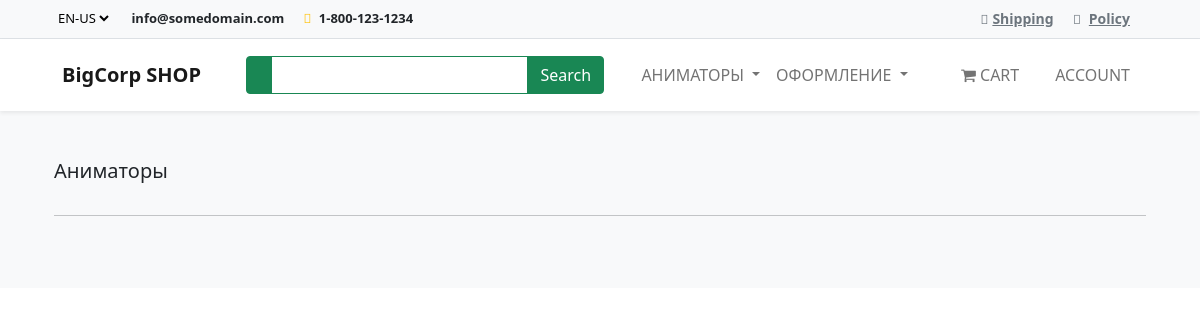
The page /shop/search/animatory/ on the database its author committed.
### shop/models.py (models this page shows, shortened)
class Category(models.Model):
    name = models.CharField("Категория", max_length=250, db_index=True)
    parent = models.ForeignKey('self', on_delete=models.CASCADE, related_name='children', blank=True, null=True
                               )
    slug = models.SlugField('URL', max_length=250,
                            unique=True, null=False, editable=True)
    created_at = models.DateTimeField('Дата создания', auto_now_add=True)
    class Meta:
        unique_together = (['slug', 'parent'])
        verbose_name = 'Категория'
        verbose_name_plural = 'Категории'
    def get_absolute_url(self):
        return reverse("shop:category-list", args=[str(self.slug)])

### shop/views.py (the view)
# urls.py: path('search/<slug:slug>/', category_list, name='category-list'),
def category_list(request, slug):
    category = get_object_or_404(Category, slug=slug)
    products = ProductProxy.objects.select_related('category').filter(category=category)
    context = {'category': category, 'products': products}
    return render(request, 'shop/category_list.html', context)

### shop/context_processors.py (called while the page is built)
def categories(request):
    categories = Category.objects.filter(parent=None)
    return {'categories': categories}

### shop/models.py (called while the page is built)
    def get_queryset(self):
        return super(ProductManager, self).get_queryset().filter(available=True)

### shop/templates/shop/category_list.html (shortened to what this page needs)
{% extends "base.html" %}
{% load static %}
{% block content %}
<main>
  <div class="album py-5 bg-light">
    <div class="container">
      <div class="pb-3 h5"> {{category.name|capfirst}} </div>
      <hr>
      <br>
    </div>
  </div>
</main>
{% endblock %}

### shop/templates/base.html (shortened to what this page needs)
<!DOCTYPE html>
{% load static %}
<html>
  <head>
    <link
      rel="stylesheet"
      href="https://bootswatch.com/5/flatly/bootstrap.min.css"
    />
    <link
      rel="stylesheet"
      href="https://cdnjs.cloudflare.com/ajax/libs/font-awesome/4.7.0/css/font-awesome.min.css"
    />
    <link
      href="https://cdn.jsdelivr.net/npm/bootstrap@5.1.3/dist/css/bootstrap.min.css"
      rel="stylesheet"
    />
  </head>
  <body>
    <div class="superNav border-bottom py-2 bg-light">
      <div class="container">
        <div class="row">
          <div class="col-lg-6 col-md-6 col-sm-12 col-xs-12 centerOnMobile">
            <select class="me-3 border-0 bg-light">
              <option value="en-us">EN-US</option>
            </select>
            <span
              class="d-none d-lg-inline-block d-md-inline-block d-sm-inline-block d-xs-none me-3"
              ><strong>info@somedomain.com</strong></span
            >
            <span class="me-3"
              ><i class="fa-solid fa-phone me-1 text-warning"></i>
              <strong>1-800-123-1234</strong></span
            >
          </div>
          <div
            class="col-lg-6 col-md-6 col-sm-12 col-xs-12 d-none d-lg-block d-md-block-d-sm-block d-xs-none text-end"
          >
            <span class="me-3"
              ><i class="fa-solid fa-truck text-muted me-1"></i
              ><a class="text-muted" href="#">Shipping</a></span
            >
            <span class="me-3"
              ><i class="fa-solid fa-file text-muted me-2"></i
              ><a class="text-muted" href="#">Policy</a></span
            >
          </div>
        </div>
      </div>
    </div>
    <nav
      class="navbar navbar-expand-lg bg-white sticky-top navbar-light p-3 shadow-sm "
    >
      <div class="container">
        <a class="navbar-brand" href="#"
          >
          <strong>BigCorp SHOP</strong></a
        >
        <div class="collapse navbar-collapse" id="navbarNavDropdown">
          <div class="ms-auto d-none d-lg-block">
            <div class="input-group">
              <span
                class="border-success input-group-text bg-success text-white"
                ></span>
              <input
                type="text"
                class="form-control border-success"
                style="color: #7a7a7a"
              />
              <button class="btn btn-success text-white">Search</button>
            </div>
          </div>
          <ul class="navbar-nav ms-auto">
            {% for i in categories %}
            {% if not i.children.all %}
              <li class="nav-item">
                <a class="nav-link" href="{{i.get_absolute_url}}">{{i.name|upper }}</a>
              </li>
            {% else %}
              <li class="nav-item dropdown">
                <a
                  class="nav-link dropdown-toggle"
                  href="{{i.get_absolute_url}}"
                  id="navbarDropdownMenuLink"
                  data-toggle="dropdown"
                  aria-haspopup="true"
                  aria-expanded="false"
                >
                {{i.name|upper}}
              </a>
            </li>
            {% endif %} {% endfor %}
          </ul>
          <ul class="navbar-nav ms-auto">
            <li class="nav-item">
              <a class="nav-link mx-2 text-uppercase" href="#"
                > <i class="fa fa-shopping-cart" aria-hidden="true"> </i> Cart</a
              >
            </li>
            <li class="nav-item">
              <a class="nav-link mx-2 text-uppercase" href="#"
                > Account</a
              >
            </li>
          </ul>
        </div>
      </div>
    </nav>
    {% block content %}
    {% endblock %}
  </body>
</html>

### shop/templates/base.html (style rules this page uses)
a { font-size: 14px; font-weight: 700; }
.superNav { font-size: 13px; }
.form-control { outline: none !important; box-shadow: none !important; }

### rows shown on the page
Category: name "АНИМАТОРЫ", name "Аниматоры"
Category: name "ОФОРМЛЕНИЕ"
